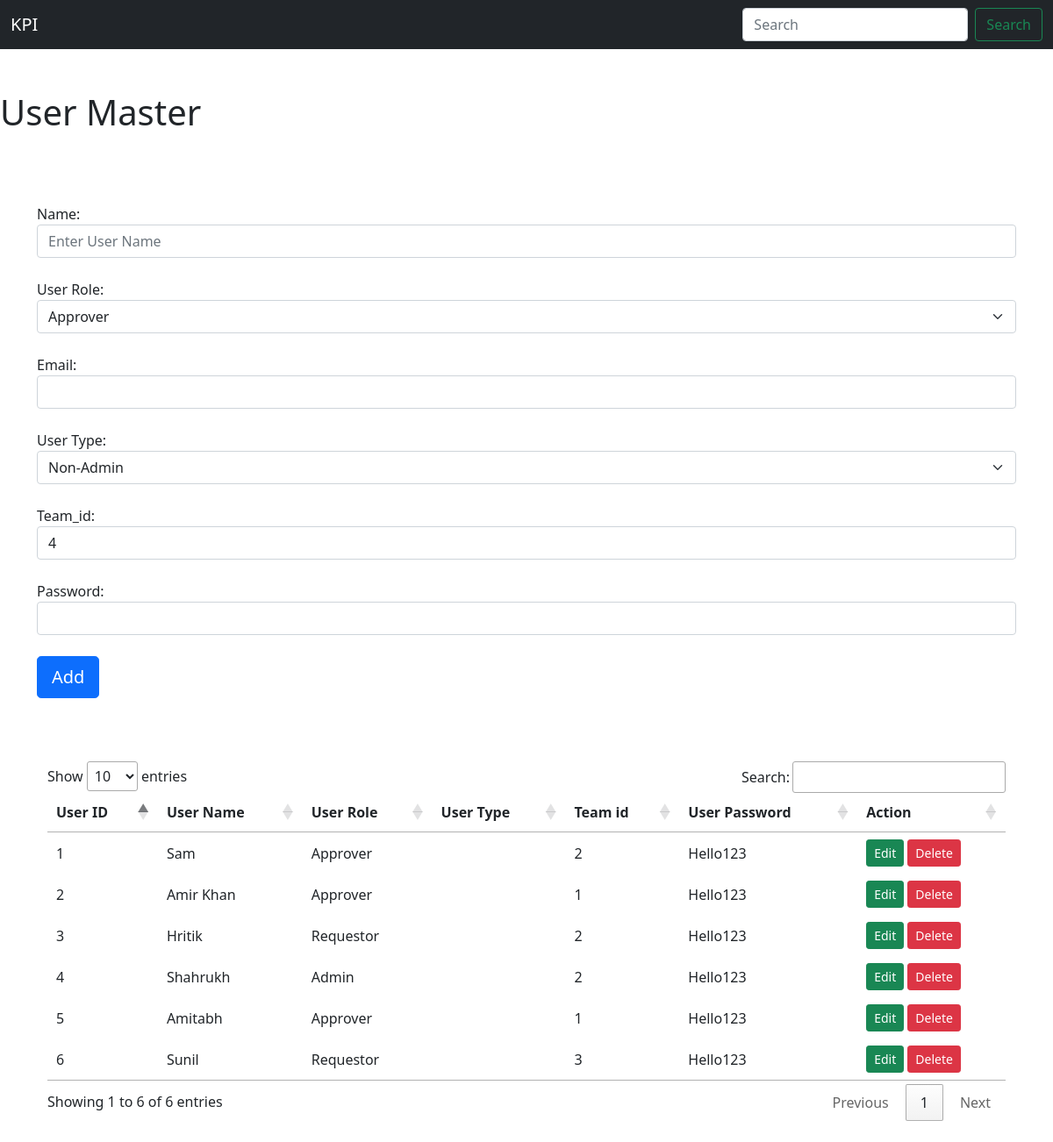
Page /userMaster.php on the earlier database version.
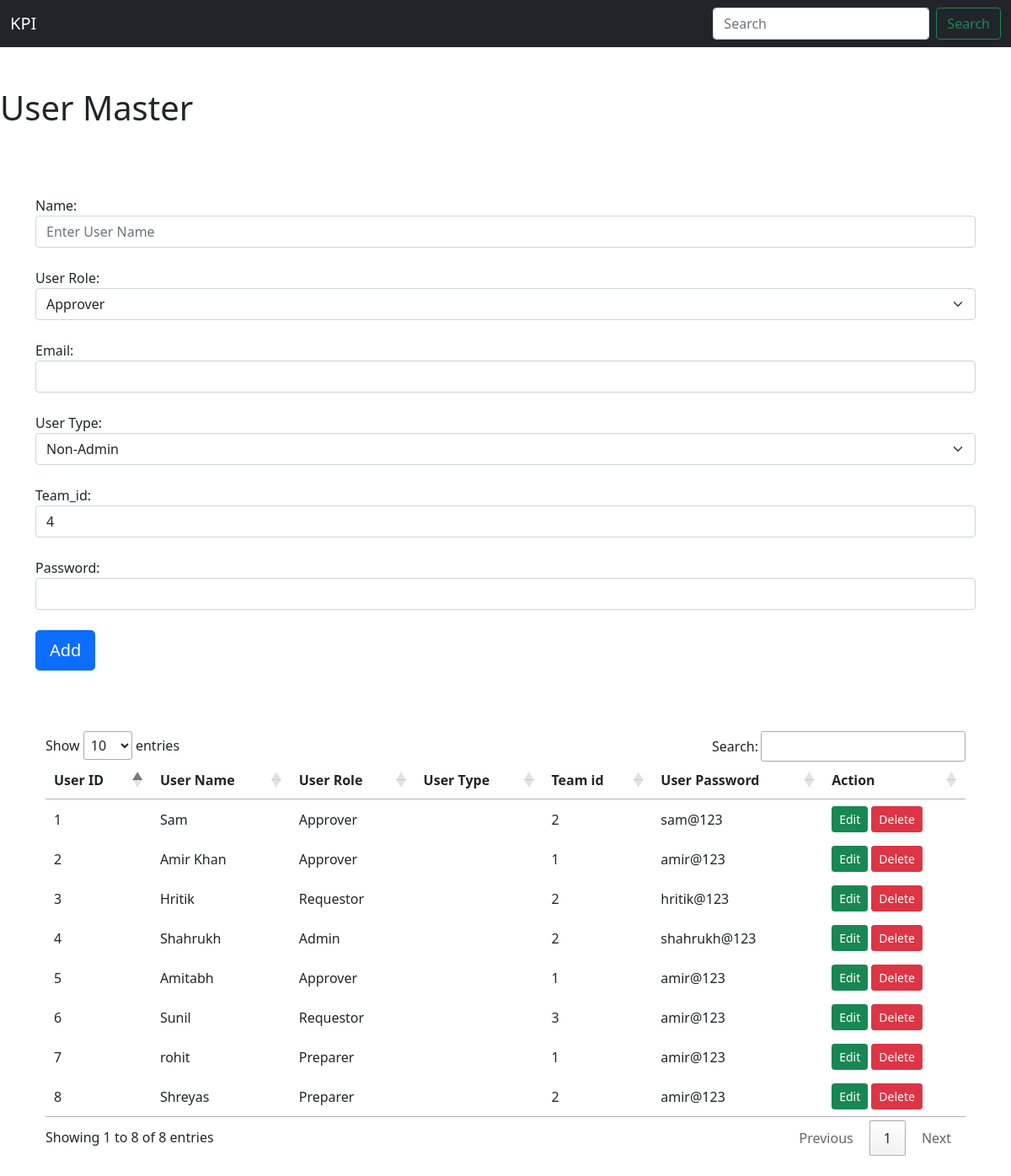
Same page on the later database version.
### tables this page shows
CREATE TABLE `tbl_user_master` (
  `emp_id` int(11) NOT NULL,
  `emp_name` varchar(50) NOT NULL,
  `password` varchar(50) NOT NULL,
  `status` varchar(50) DEFAULT NULL,
  `role` varchar(15) DEFAULT NULL,
  `team_id` int(11) NOT NULL,
  `email` varchar(100) NOT NULL,
  `emp_type` varchar(20) NOT NULL
);

### userMaster.php (the view, shortened to what this page needs)
<?php
require 'connection.php';
?>
<?php include 'header.php' ?>
<h1>User Master</h1>
<div class="container">
  <form action="userMaster.php" method="post">
    <br><br><br>
    <table>
      <tr>
        <label for="name" class="table_label">Name:</label>
        <input type="text" class="form-control" id="user_name" name="user_name" placeholder="Enter User Name"><br>
      </tr>
      <tr>
        <label for="user_role" class="table_label">User Role:</label>
        <select name="user_role" class="form-select" id="user_role">
          <option value="Approver" selected>Approver</option>
        </select>
      </tr>
      <br>
      <tr>
        <label for="user_mail" class="table_label">Email:</label>
        <input type="email" class="form-control" id="user_mail" name="user_mail"><br>
      </tr>
      <tr>
        <label for="user_type" class="table_label">User Type:</label>
        <select name="user_type" class="form-select" id="user_type">
          <option value="Non-Admin" selected>Non-Admin</option>
        </select>
      </tr>
      <br>
      <tr>
        <label for="team_id" class="table_label">Team_id:</label>
        <input type="text" class="form-control" id="team_id" name="team_id" value="4"><br>
      </tr>
      <tr>
        <label for="user_password" class="table_label">Password:</label>
        <input type="Password" class="form-control" id="user_password" name="user_password">
      </tr>
    </table>
    <br>
    <button class="add btn btn-primary btn-lg" type="submit" name="add" >Add</button>
  </form>
  <br><br>
  <div class="container my-4">
    <table id="myTable">
      <thead>
        <tr>
          <th>User ID</th>
          <th>User Name</th>
          <th>User Role</th>
          <th>User Type</th>
          <th>Team id</th>
          <th>User Password</th>
          <th>Action</th>
        </tr>
      </thead>
      <tbody>
        <?php
        $sql_fetch = "SELECT * FROM `tbl_user_master`";
        $result = $con->query($sql_fetch);
        $result->fetch_all(MYSQLI_ASSOC);
        $sno = 0;
        foreach ($result as $output) {
          $sno = $sno + 1;
          $user_id = $output['emp_id'];
          $user_name = $output['emp_name'];
          $user_role = $output['role'];
          $team_id = $output['team_id'];
          $user_password = $output['password'];
          echo ' <tr>
            <td>' . $sno . '</td>
            <td>' . $user_name . '</td>
            <td>' . $user_role . '</td>
            <td></td>
            <td>' . $team_id . '</td>
            <td>' . $user_password . '</td>
            <td>
            <a href=" update_userMaster.php?edit='.$user_id.'" class="edit btn btn-sm btn-success">Edit</a></button>
            <a href="userMaster.php?delete='.$user_id.'" class="delete btn btn-sm btn-danger">Delete</button>
            </td>
            </tr>';
        }
        ?>
      </tbody>
    </table>
  </div>
  </body>
  </html>

### header.php (shortened to what this page needs)
<!doctype html>
<html lang="en">
  <head>
    <link href="https://cdn.jsdelivr.net/npm/bootstrap@5.1.3/dist/css/bootstrap.min.css" rel="stylesheet">
    <link rel="stylesheet" href="//cdn.datatables.net/1.11.5/css/jquery.dataTables.min.css">
  </head>
  <body>
  <nav class="navbar navbar-dark bg-dark">
  <div class="container-fluid">
    <a class="navbar-brand">KPI</a>
    <form class="d-flex">
      <input class="form-control me-2" type="search" placeholder="Search" aria-label="Search">
      <button class="btn btn-outline-success" type="submit">Search</button>
    </form>
  </div>
</nav>
  </body>
</html>

Differences in the rows shown:
changed tbl_user_master "Sam": password "Hello123" → "sam@123"
changed tbl_user_master "Amir Khan": password "Hello123" → "amir@123"
changed tbl_user_master "Hritik": password "Hello123" → "hritik@123"
changed tbl_user_master "Shahrukh": password "Hello123" → "shahrukh@123"
changed tbl_user_master "Amitabh": password "Hello123" → "amir@123"
changed tbl_user_master "Sunil": password "Hello123" → "amir@123"
added tbl_user_master: emp_name "rohit", role "Preparer", team "1", password "amir@123"
added tbl_user_master: emp_name "Shreyas", role "Preparer", team "2", password "amir@123"
Other differences:
text written by a page script: "Show entries Search: Showing 1 to 6 of 6 entries Previous 1 Next" → "Show entries Search: Showing 1 to 8 of 8 entries Previous 1 Next"
